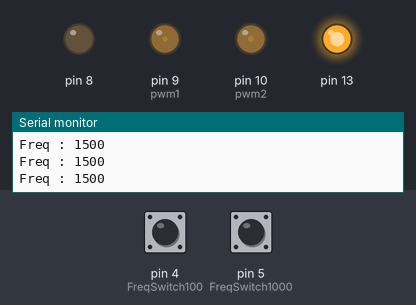
Recording of a sketch running on a simulated Arduino Uno, built with avr-gcc and run on an emulated ATmega328P. On the bench: output pins drawn as LEDs (lit = HIGH), the last lines printed to the serial monitor. The test bench sets the inputs (shaded band); at power-on: pin 4 (FreqSwitch100) HIGH, pin 5 (FreqSwitch1000) HIGH.

Above: at 1.2 s.
1.3 s: pin 4 (FreqSwitch100) pulled LOW for 3.2 s
At 2.7 s:
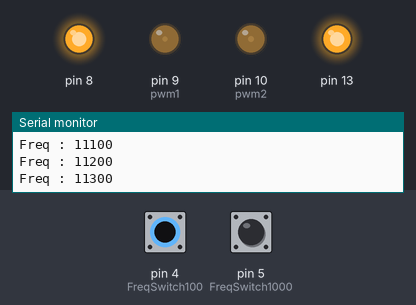
6.0 s: pin 5 (FreqSwitch1000) pulled LOW for 0.15 s
At 8.99 s:
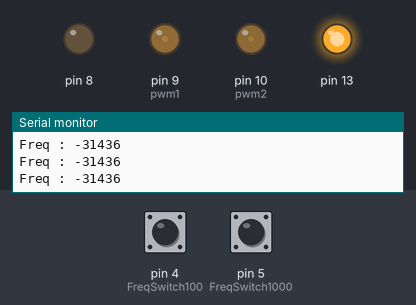
9.0 s: pin 4 (FreqSwitch100) pulled LOW for 0.15 s
At 11.99 s:
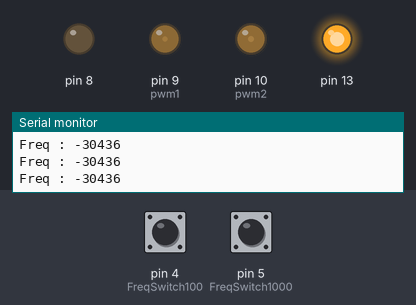
12.0 s: pin 5 (FreqSwitch1000) pulled LOW for 3.2 s
At 12.57 s:
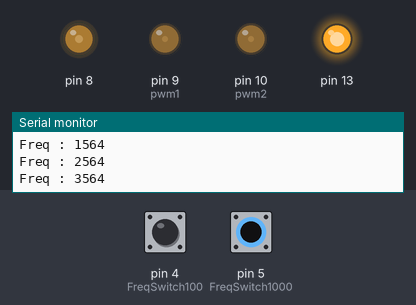
18.2 s: pin 5 (FreqSwitch1000) pulled LOW for 1 s
22.2 s: pin 4 (FreqSwitch100) pulled LOW for 1 s
Timing chart, 0 to 25.2 s (numbered marks = the images above; inputs shaded):
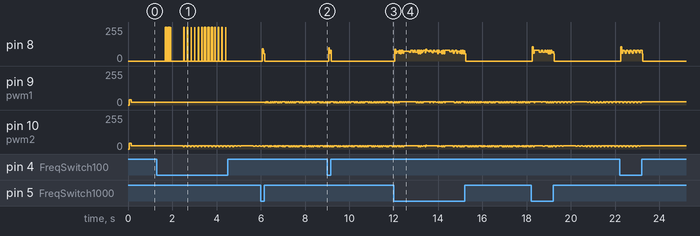

The sketch:

sineWave50hzArray16khz200.ino
```cpp
/*

 Mimics the fade example but with an extra parameter for frequency. It should dim but with a flicker
 because the frequency has been set low enough for the human eye to detect. This flicker is easiest to see when
 the LED is moving with respect to the eye and when it is between about 20% - 60% brighness. The library
 allows for a frequency range from 1Hz - 2MHz on 16 bit timers and 31Hz - 2 MHz on 8 bit timers. When
 SetPinFrequency()/SetPinFrequencySafe() is called, a bool is returned which can be tested to verify the
 frequency was actually changed.

 This example runs on mega and uno.
 */

#include <PWM.h>

//use pin 11 on the Mega instead, otherwise there is a frequency cap at 31 Hz
int pwm1        = 9;         // the pin that drive MOSFET1
int pwm2        = 10;        // the pin that drive MOSFET2
int FreqSwitch1000  = 5;         //Frequency selection Switch
int FreqSwitch100   = 4;         //Frequency selection Switch
byte dutycycle1 = 0;         // Duty cycle of MOSFET1
byte dutycycle2 = 0;         // Duty cycle of MOSFET2
byte fadeAmount = 5;         // how many points to fade the LED by
int frequency   = 1500;      //frequency (in Hz) for Switching
boolean SwitchTemp1000 = HIGH;   //Frequency switch status(low active)
boolean SwitchTemp100  = HIGH;   //Frequency switch status(low active)

byte SineWave0_45[40] =     {0, 4, 8, 12, 16, 20, 24, 27, 31, 35,
                             39, 43, 47, 50, 54, 58, 58, 58, 58, 58,
                             58, 58, 58, 58, 58, 58, 58, 58, 58, 58,
                             58, 58, 58, 58, 58, 58, 58, 58, 58, 58,};

byte SineWave45_90[40] =   {58, 58, 58, 58, 58, 58, 58, 58, 58, 58,
                            58, 58, 58, 58, 58, 58, 58, 58, 58, 58,
                            100, 100, 100, 100, 100, 100, 100, 194, 194, 195,
                            196, 197, 198, 198, 249, 250, 250, 250, 250, 250};

byte SineWave90_135[40] =  {250, 250, 250, 250, 250, 249, 198, 198, 198, 197,
                            100, 100, 100, 100, 100, 100, 100, 189, 188, 186,
                            58, 58, 58, 58, 58, 58, 58, 58, 58, 58,
                            58, 58, 58, 58, 58, 58, 58, 58, 58, 58};

byte SineWave135_180[40] =  {58, 58, 58, 58, 58, 58, 58, 58, 58, 58,
                             58, 58, 58, 58, 58, 58, 58, 58, 58, 58,
                             58, 58, 58, 58, 58, 58, 54, 50, 47, 43,
                             39, 35, 31, 27, 24, 20, 16, 12, 8, 0};


void setup()
{
  Serial.begin(9600);
  //initialize all timers except for 0, to save time keeping functions
  InitTimersSafe();

  //sets the frequency for the specified pin
  bool success1 = SetPinFrequencySafe(pwm1, frequency);
  bool success2 = SetPinFrequencySafe(pwm2, frequency);

  //if the pin frequency was set successfully, turn pin 13 on
  if(success1 && success2)
  {
    pinMode(13, OUTPUT);
    pinMode(8, OUTPUT);
    pinMode(pwm1, OUTPUT);
    pinMode(pwm2, OUTPUT);
    pinMode(FreqSwitch1000, INPUT_PULLUP);
    pinMode(FreqSwitch100,  INPUT_PULLUP);
    digitalWrite(13, HIGH);   //Status ok Led
    //dutycycle1 = dutycycle1 + 50;
    //dutycycle2 = dutycycle2 + 50;
    pwmWrite(pwm1, dutycycle1);
    pwmWrite(pwm2, dutycycle2);

  }
}

void loop()
{

    digitalWrite(8, LOW);
    Serial.print("Freq : ");
    Serial.println(frequency);


/////////////////////////MOSFET1\\\\\\\\\\\\\\\\\\\\\\\\\

     for(int i=0; i <=39; i++)
    {
     pwmWrite(pwm1, SineWave0_45[i]);
     delayMicroseconds(18);
     }

     for(int i=0; i <=39; i++)
    {
     pwmWrite(pwm1, SineWave45_90[i]);
     delayMicroseconds(18);
     }

    for(int i=0; i <=39; i++)
    {
     pwmWrite(pwm1, SineWave90_135[i]);
     delayMicroseconds(18);
     }

     for(int i=0; i <=39; i++)
    {
     pwmWrite(pwm1, SineWave135_180[i]);
     delayMicroseconds(18);
     }


//////////////////////////////////////////////////////////

////////////////////////Switch////////////////////////////
    SwitchTemp1000 = digitalRead(FreqSwitch1000);
    if(SwitchTemp1000 == LOW)
    {
    digitalWrite(8, HIGH);
    frequency = frequency + 1000;
    InitTimersSafe();
    bool success1 = SetPinFrequencySafe(pwm1, frequency);
    bool success2 = SetPinFrequencySafe(pwm2, frequency);
    SwitchTemp1000 = HIGH;
    }

    SwitchTemp100 = digitalRead(FreqSwitch100);
    if(SwitchTemp100 == LOW)
    {
    digitalWrite(8, HIGH);
    frequency = frequency + 100;
    InitTimersSafe();
    bool success1 = SetPinFrequencySafe(pwm1, frequency);
    bool success2 = SetPinFrequencySafe(pwm2, frequency);
    SwitchTemp100 = HIGH;
    }
/////////////////////////////////////////////////////////

/////////////////////////MOSFET2\\\\\\\\\\\\\\\\\\\\\\\\\

for(int i=0; i <=39; i++)
    {
     pwmWrite(pwm2, SineWave0_45[i]);
     delayMicroseconds(18);
     }

     for(int i=0; i <=39; i++)
    {
     pwmWrite(pwm2, SineWave45_90[i]);
     delayMicroseconds(18);
     }

    for(int i=0; i <=39; i++)
    {
     pwmWrite(pwm2, SineWave90_135[i]);
     delayMicroseconds(18);
     }

     for(int i=0; i <=39; i++)
    {
     pwmWrite(pwm2, SineWave135_180[i]);
     delayMicroseconds(18);
     }
//////////////////////////////////////////////////////////
  /*use this functions instead of analogWrite on 'initialized' pins
  digitalWrite(10, HIGH);
  while(brightness >= 0){
  pwmWrite(led, brightness);

  brightness = brightness + fadeAmount;

  if (brightness == 0 || brightness == 255)
  {
      fadeAmount = -fadeAmount ;
  }

  delayMicroseconds(105);
  digitalWrite(10, LOW);

  }
  //delay(10); */


}
```

Measured:
- after the input at 6.0 s, pin 8: 0/255 → 91/255 after 0.06 s, → 79/255 0.04 s later, → 55/255 0.04 s later, → 0/255 0.04 s later
- after the input at 9.0 s, pin 8: 0/255 → 99/255 after 0.06 s, → 59/255 0.04 s later, → 79/255 0.04 s later, → 0/255 0.04 s later
